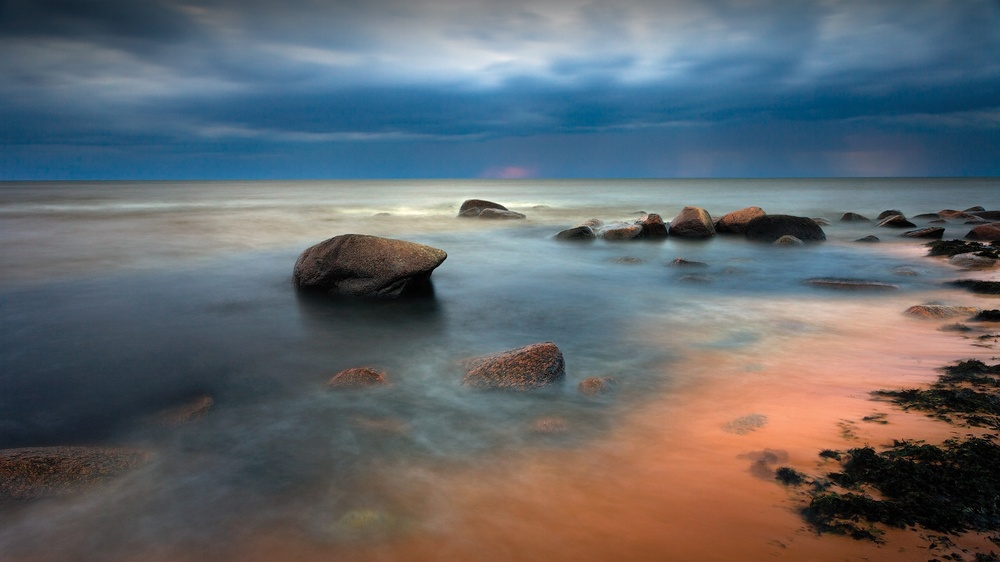
#> input picture images/lab3.7.in.jpg, 1000 x 562 px, shrunk from 2000 x 1124 before the run
$ python lab3.7.py
#> lines starting #> are read from the running program, lines starting #| are printed output that depends on the picture
import cv2
import numpy

image = cv2.imread('images/lab3.7.in.jpg')
#> image is the input picture: shape (562, 1000, 3); mean B, G, R 109.1, 104.3, 98.6
grayScale = cv2.cvtColor(image, cv2.COLOR_BGR2GRAY)
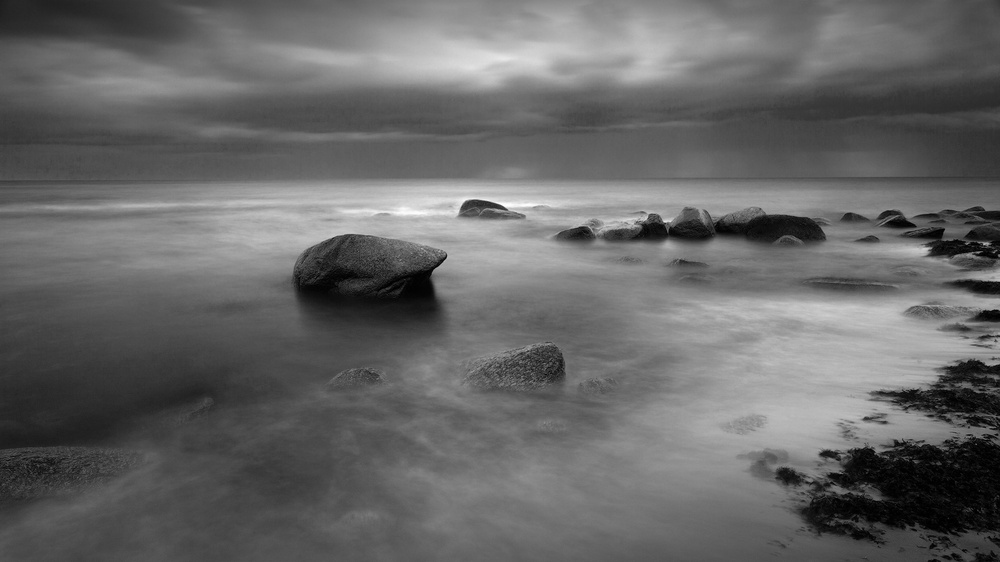
#> grayScale: shape (562, 1000); min 0, max 254, mean 103.1
for x in range(1, 100, 20):
    kernel = numpy.ones((x, x), numpy.uint8)
    top_hat = cv2.morphologyEx(image, cv2.MORPH_BLACKHAT, kernel)
    cv2.imwrite("images/lab3.7.out_{}.jpg".format(x), top_hat)
#> this loop made 5 passes
#> pass 2, `top_hat = cv2.morphologyEx(image, cv2.MORPH_BLACKHAT, kernel)`:
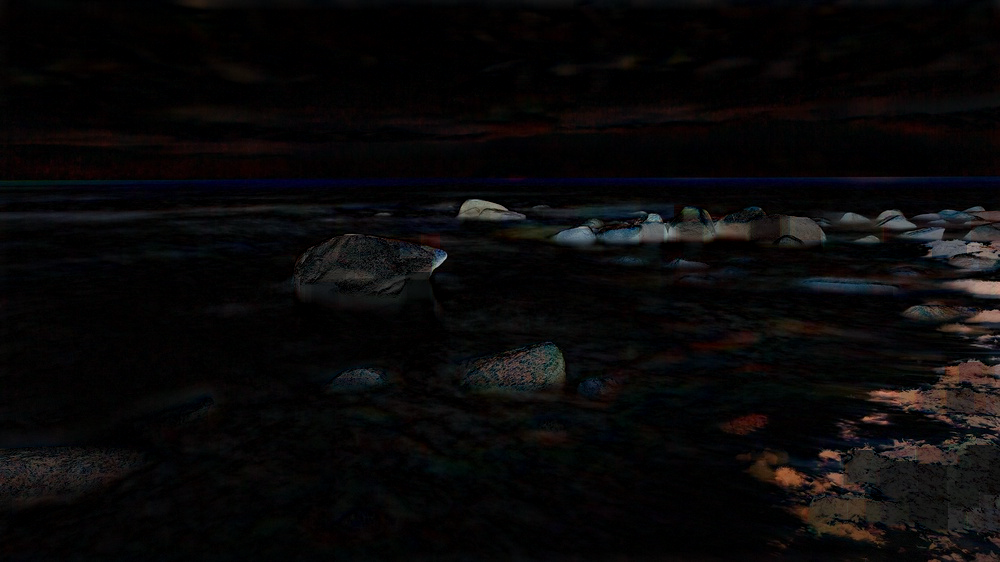
#> top_hat: shape (562, 1000, 3); mean B, G, R 8.9, 8.4, 9.4
#> pass 3, `top_hat = cv2.morphologyEx(image, cv2.MORPH_BLACKHAT, kernel)`:
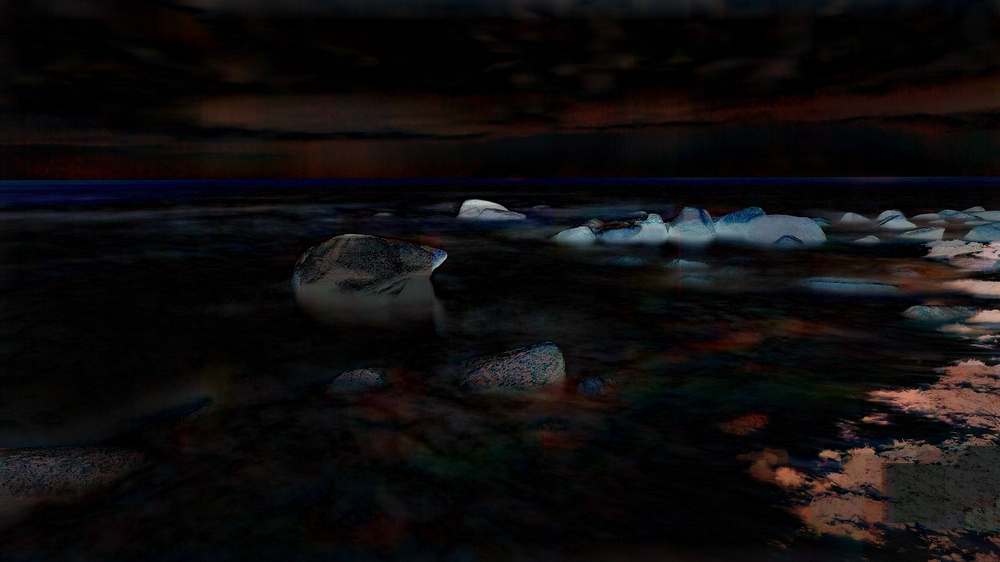
#> top_hat: shape (562, 1000, 3); mean B, G, R 13.9, 13.1, 15.1

$ run again, with images/lab2.10.in.jpg copied over images/lab3.7.in.jpg
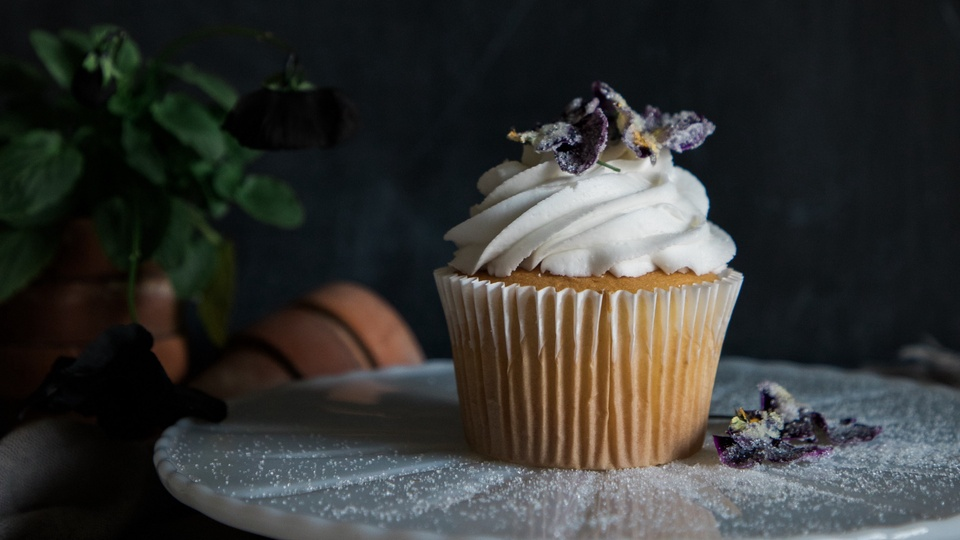
#> input picture images/lab2.10.in.jpg, 960 x 540 px, shrunk from 1920 x 1080 before the run
#> image is the input picture: shape (540, 960, 3); mean B, G, R 51, 53.5, 53.1
#> `grayScale = cv2.cvtColor(image, cv2.COLOR_BGR2GRAY)`:
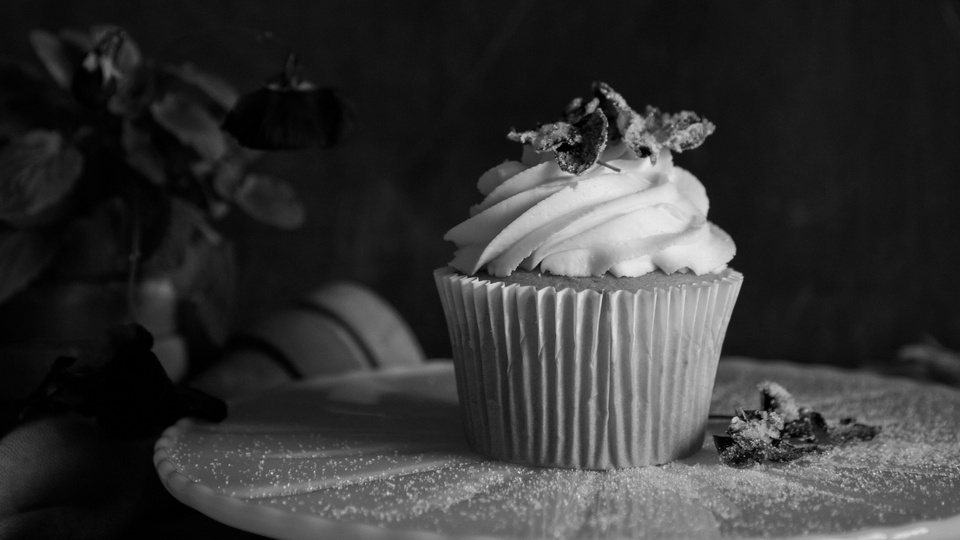
#> grayScale: shape (540, 960); min 0, max 233, mean 53.1
#> the loop `for x in range(1, 100, 20):` made 5 passes
#> pass 3, `top_hat = cv2.morphologyEx(image, cv2.MORPH_BLACKHAT, kernel)`:
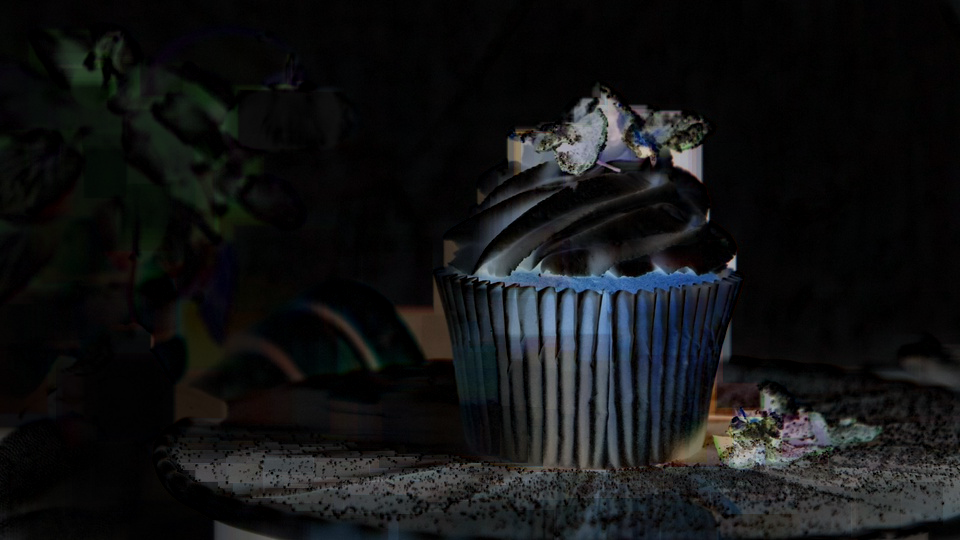
#> top_hat: shape (540, 960, 3); mean B, G, R 20.2, 19.5, 18.4

$ run again, with images/lab2.6.in.jpg copied over images/lab3.7.in.jpg
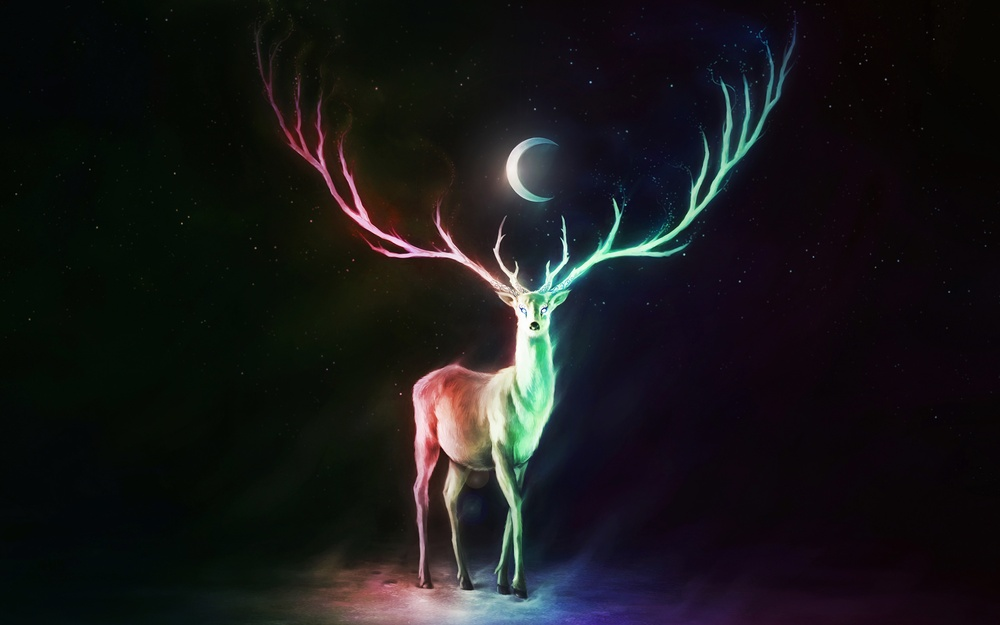
#> input picture images/lab2.6.in.jpg, 1000 x 625 px, shrunk from 3840 x 2400 before the run
#> image is the input picture: shape (625, 1000, 3); mean B, G, R 25, 23.6, 24.3
#> `grayScale = cv2.cvtColor(image, cv2.COLOR_BGR2GRAY)`:
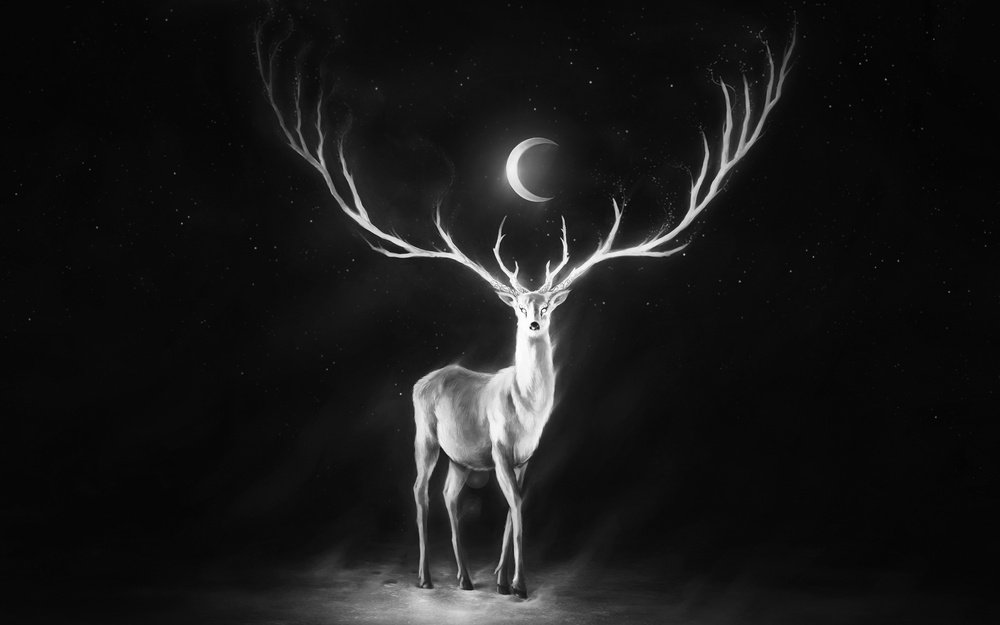
#> grayScale: shape (625, 1000); min 1, max 255, mean 24
#> the loop `for x in range(1, 100, 20):` made 5 passes
#> pass 3, `top_hat = cv2.morphologyEx(image, cv2.MORPH_BLACKHAT, kernel)`:
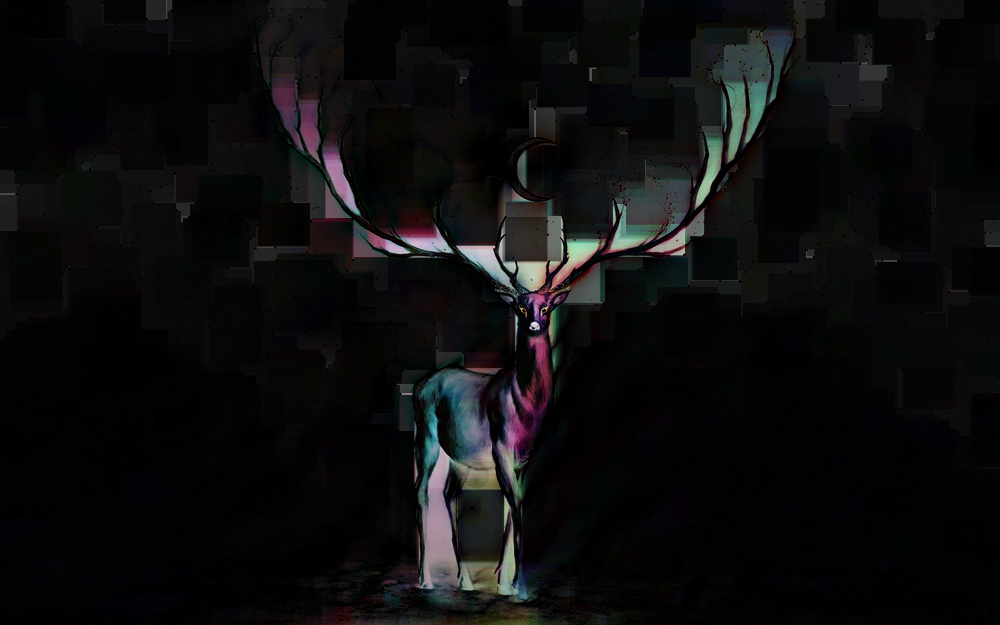
#> top_hat: shape (625, 1000, 3); mean B, G, R 13.2, 12.9, 13

$ run again, with images/lab3.6.in.jpg copied over images/lab3.7.in.jpg
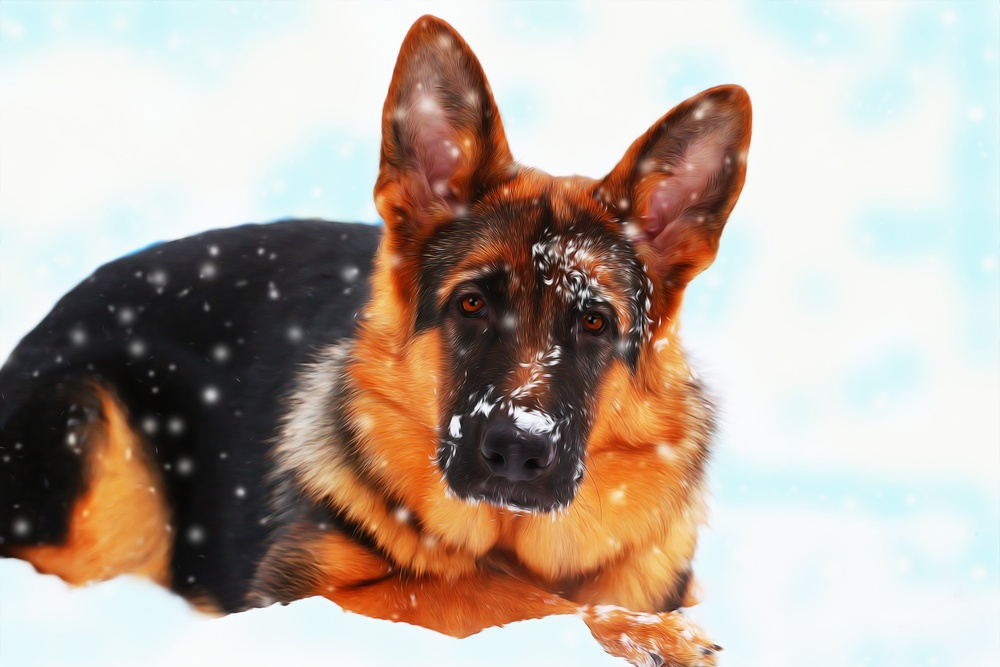
#> input picture images/lab3.6.in.jpg, 1000 x 667 px, shrunk from 1920 x 1280 before the run
#> image is the input picture: shape (667, 1000, 3); mean B, G, R 159.7, 170.8, 185.4
#> `grayScale = cv2.cvtColor(image, cv2.COLOR_BGR2GRAY)`:
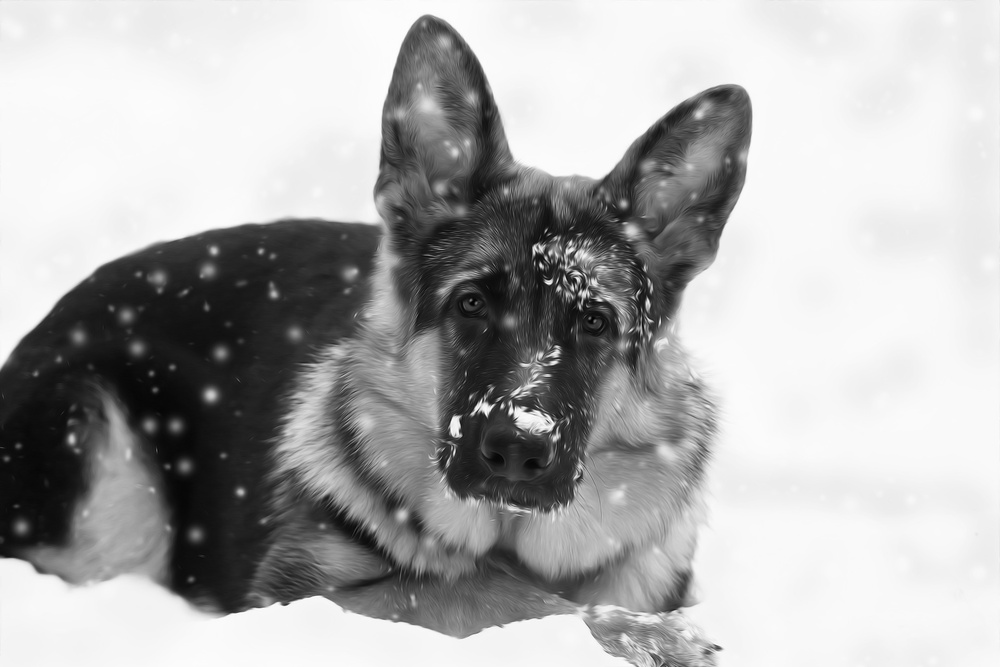
#> grayScale: shape (667, 1000); min 0, max 255, mean 173.9
#> the loop `for x in range(1, 100, 20):` made 5 passes
#> pass 3, `top_hat = cv2.morphologyEx(image, cv2.MORPH_BLACKHAT, kernel)`:
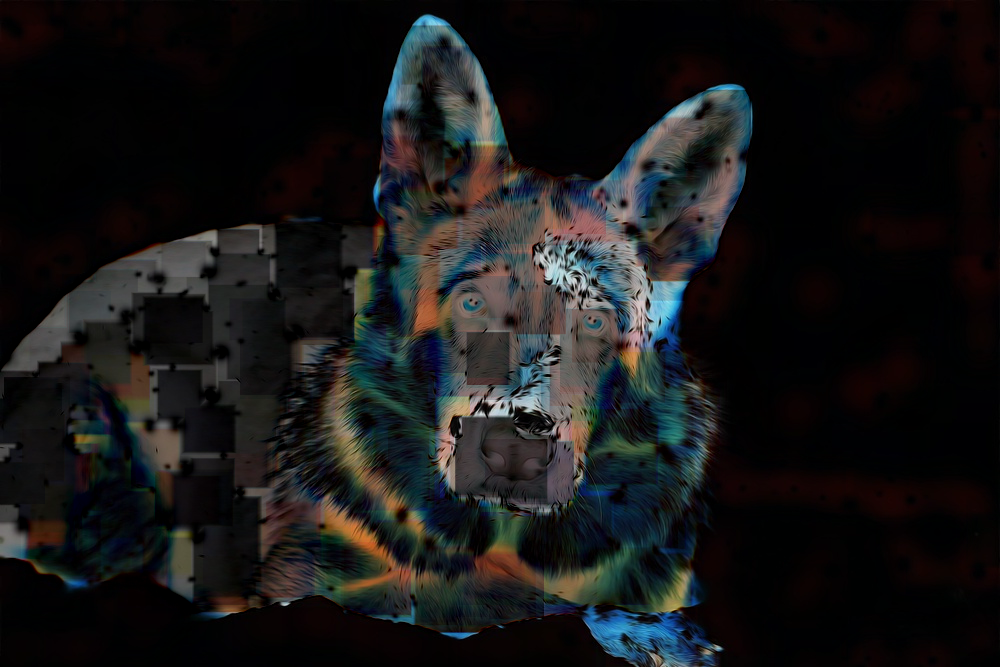
#> top_hat: shape (667, 1000, 3); mean B, G, R 23.7, 23.3, 23.3
